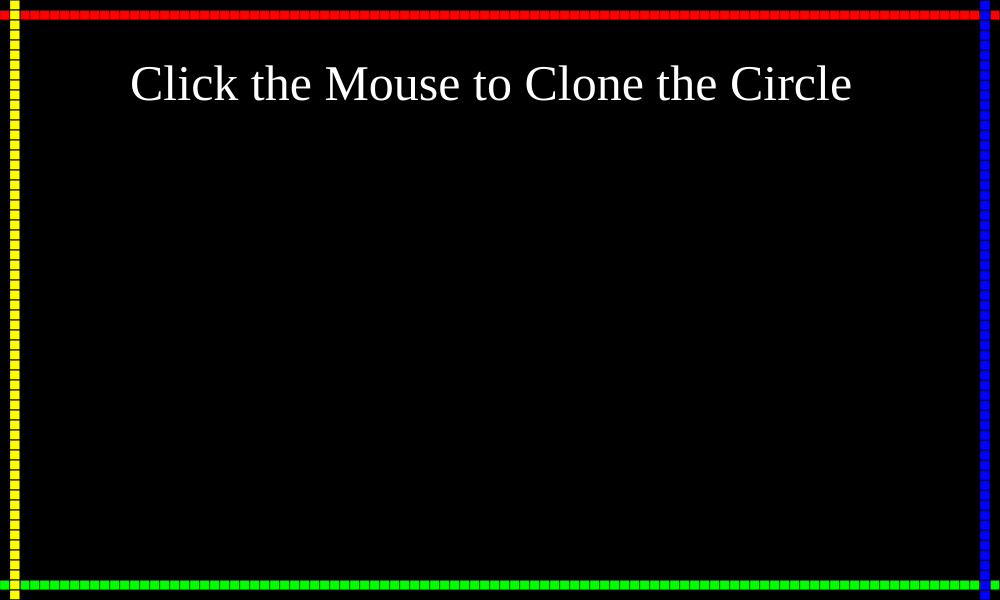
Frame 1 (no input)
Frame 60 (no input): identical to frame 1, image omitted
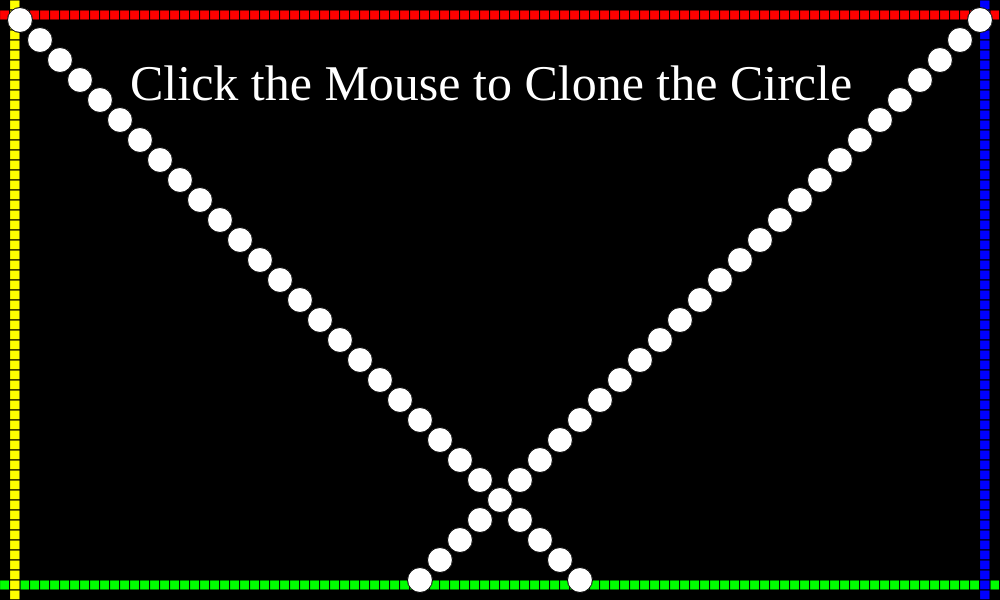
Frame 120 (the mouse pressed at the canvas centre since frame 60)

The p5.js sketch that drew these frames (run headless with seeded random() and noise() and a simulated clock; from frame 60 on, the mouse is pressed at the canvas centre):

// p5.js sketch
// ── sketch.js
function setup() {
  // put setup code here
  //make a canvas
  createCanvas(1000,600);
}

function draw() {
  //create a background
  background(0);
  //instruct user on how to see the loops in action
  fill(255);
  textFont('Banshee');
  textSize(50);
  text('Click the Mouse to Clone the Circle', 130,100);
  //create a Red border with rectangles
  fill(255,0,0)
  let x1=0;
  while (x1<=1000 ){
    rect(x1,10,10,10);
    x1+=10;
  }
  //create a Green border with rectangles
  fill(0,255,0);
  let x2=0;
  while (x2<=1000 ){
    rect(x2,580,10,10);
    x2+=10;
  }
  //create a Yellow border with rectangles
  fill(255,255,0);
  let y1=0;
  while (y1<=600 ){
    rect(10,y1,10,10);
    y1+=10;
  }
  //create a Blue border with rectangles
  fill(0,0,255);
  let y2=0;
  while (y2<=600 ){
    rect(980,y2,10,10);
    y2+=10;
  }
  //if the mouse clicked draw circles from top left to bottom right
  if (mouseIsPressed){
    fill(255);
    y = 20;
    f = 20;
    f2=980;
    y2=20;
    for (let i = 0; i < 29; i++) {
    ellipse(f, y, 25,25);
    y += 20;
    f+=20;
    ellipse(f2,y2,25,25);
    y2+=20;
    f2-=20
    }
  }
}
